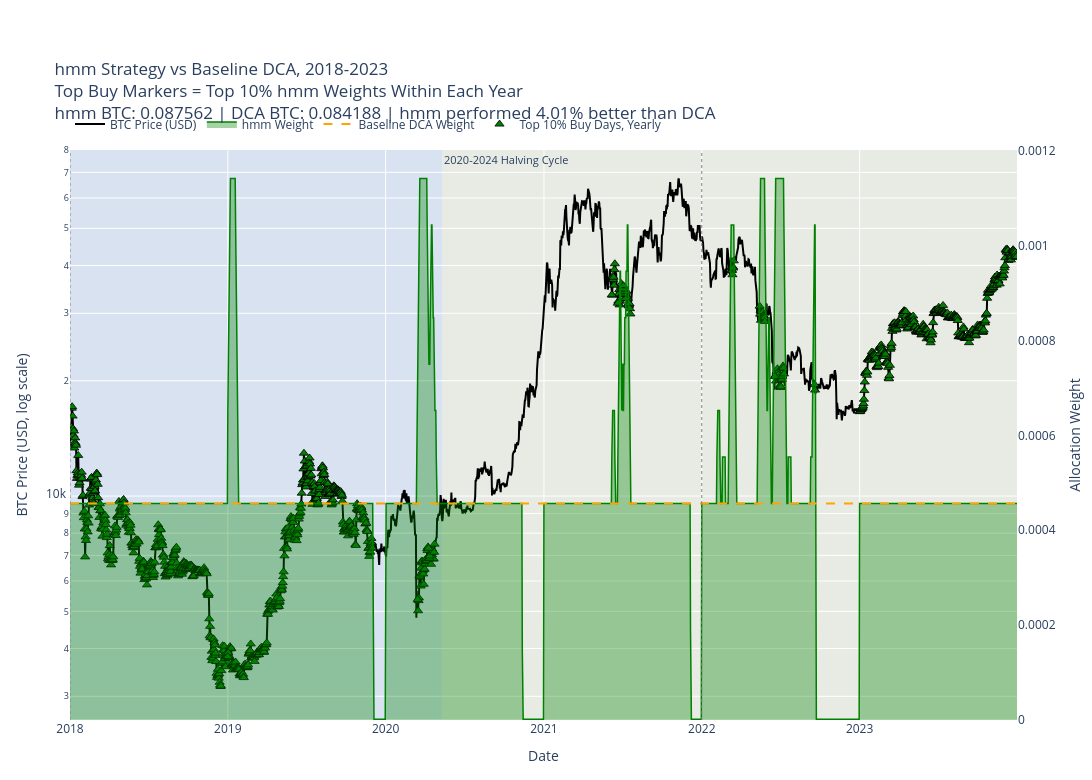

Notebook code cell kept with this figure:
### Code cell
hmm_yearly = []
uniform_yearly = []
uniform_strategy = UniformStrategy()

for year in range(2018, 2024):
    hmm = export_one_year(hmm_bayes, btc_df_bayes_pl, year, runner)
    if hmm is not None:
        hmm_yearly.append(hmm)

    uniform_result = export_one_year(uniform_strategy, btc_df_bayes_pl, year, runner)
    if uniform_result is not None:
        uniform_yearly.append(uniform_result)

print("HMM valid yearly exports:", len(hmm_yearly))
print("Uniform valid yearly exports:", len(uniform_yearly))
if not hmm_yearly:
    raise ValueError("No valid HMM exports were produced.")

if not uniform_yearly:
    raise ValueError("No valid Uniform exports were produced.")

hmm_all = pl.concat(hmm_yearly).rename({"weight": "hmm_weight_raw"})
uniform_all = pl.concat(uniform_yearly).rename({"weight": "baseline_weight_raw"})

print("HMM combined rows:", hmm_all.height)
print("Uniform combined rows:", uniform_all.height)
merged = (
    hmm_all
    .select(["date", "price_usd", "hmm_weight_raw"])
    .join(
        uniform_all.select(["date", "baseline_weight_raw"]),
        on="date",
        how="inner"
    )
    .sort("date")
)

print("Merged rows:", merged.height)

merged.head()
hmm_sum = merged["hmm_weight_raw"].sum()
uniform_sum = merged["baseline_weight_raw"].sum()

merged = merged.with_columns([
    (pl.col("hmm_weight_raw") / hmm_sum).alias("hmm_weight"),
    (pl.col("baseline_weight_raw") / uniform_sum).alias("baseline_weight"),
])

print("HMM normalized weight sum:", merged["hmm_weight"].sum())
print("Uniform normalized weight sum:", merged["baseline_weight"].sum())
total_budget_usd = 1000.0

merged = merged.with_columns([
    (pl.col("hmm_weight") * total_budget_usd).alias("hmm_usd"),
    (pl.col("baseline_weight") * total_budget_usd).alias("baseline_usd"),
])

merged = merged.with_columns([
    (pl.col("hmm_usd") / pl.col("price_usd")).alias("btc_accum_hmm"),
    (pl.col("baseline_usd") / pl.col("price_usd")).alias("btc_accum_baseline"),
])

merged = merged.with_columns([
    (pl.col("btc_accum_hmm") * 100_000_000).alias("sats_accum_hmm"),
    (pl.col("btc_accum_baseline") * 100_000_000).alias("sats_accum_baseline"),
])

merged = merged.with_columns([
    (pl.col("sats_accum_hmm") / pl.col("hmm_usd")).alias("sats_per_dollar_hmm"),
    (pl.col("sats_accum_baseline") / pl.col("baseline_usd")).alias("sats_per_dollar_baseline"),
])

total_dynamic_btc = merged["btc_accum_hmm"].sum()
total_baseline_btc = merged["btc_accum_baseline"].sum()

sats_per_dollar_dynamic = (total_dynamic_btc / total_budget_usd) * 100_000_000
sats_per_dollar_baseline = (total_baseline_btc / total_budget_usd) * 100_000_000

pct_diff_vs_baseline = (
    (total_dynamic_btc - total_baseline_btc) / total_baseline_btc
) * 100

performance_label = "better" if pct_diff_vs_baseline > 0 else "worse"

print(f"Total BTC accumulated, hmm: {total_dynamic_btc:.6f}")
print(f"Total BTC accumulated, Uniform: {total_baseline_btc:.6f}")
print(f"Sats per dollar, hmm: {sats_per_dollar_dynamic:.2f}")
print(f"Sats per dollar, Uniform: {sats_per_dollar_baseline:.2f}")
print(f"hmm performed {abs(pct_diff_vs_baseline):.2f}% {performance_label} than Uniform")
def assign_cycle_label(date):
    for cycle in calendar_cycles:
        start = pd.to_datetime(cycle["start"])
        end = pd.to_datetime(cycle["end"])
        if start <= date <= end:
            return cycle["label"]
    return "Outside cycle"


plot_df = merged.to_pandas()
plot_df["date"] = pd.to_datetime(plot_df["date"])
plot_df["year"] = plot_df["date"].dt.year
plot_df["cycle_label"] = plot_df["date"].apply(assign_cycle_label)

plot_df.head()
top_buy_points_list = []

for year, year_df in plot_df.groupby("year"):
    threshold = year_df["hmm_weight"].quantile(0.90)

    top_year_df = year_df[year_df["hmm_weight"] >= threshold].copy()
    top_year_df["top_buy_threshold_year"] = threshold

    top_buy_points_list.append(top_year_df)

top_buy_points = pd.concat(top_buy_points_list, ignore_index=True)

top_buy_points = top_buy_points.sort_values(
    ["year", "hmm_weight"],
    ascending=[True, False]
)

print("Top buy points:", len(top_buy_points))
top_buy_points[["date", "year", "price_usd", "hmm_weight", "top_buy_threshold_year"]].head()
import plotly.graph_objects as go

fig = go.Figure()

# Add actual halving-period background shading.
for period in halving_periods:
    fig.add_vrect(
        x0=pd.to_datetime(period["start"]),
        x1=pd.to_datetime(period["end"]),
        fillcolor=period["color"],
        opacity=1.0,
        layer="below",
        line_width=0,
        annotation_text=period["label"],
        annotation_position="top left",
        annotation_font_size=11,
    )

# Add vertical dotted lines for calendar cycle starts.
for cycle in calendar_cycles:
    fig.add_vline(
        x=pd.to_datetime(cycle["start"]),
        line_width=1,
        line_dash="dot",
        line_color="gray"
    )

# BTC price line on left y-axis.
fig.add_trace(
    go.Scatter(
        x=plot_df["date"],
        y=plot_df["price_usd"],
        mode="lines",
        name="BTC Price (USD)",
        line=dict(color="black", width=2),
        yaxis="y1",
        customdata=plot_df[
            [
                "year",
                "cycle_label",
                "hmm_weight",
                "baseline_weight",
                "sats_per_dollar_hmm",
                "sats_per_dollar_baseline",
                "sats_accum_hmm",
                "sats_accum_baseline",
            ]
        ],
        hovertemplate=(
            "<b>Date</b>: %{x|%Y-%m-%d}<br>"
            "<b>Year</b>: %{customdata[0]}<br>"
            "<b>Cycle</b>: %{customdata[1]}<br>"
            "<b>BTC Price</b>: $%{y:,.2f}<br>"
            "<b>hmm Weight</b>: %{customdata[2]:.8f}<br>"
            "<b>DCA Weight</b>: %{customdata[3]:.8f}<br>"
            "<b>hmm sats/$</b>: %{customdata[4]:,.2f}<br>"
            "<b>DCA sats/$</b>: %{customdata[5]:,.2f}<br>"
            "<b>hmm sats accumulated</b>: %{customdata[6]:,.2f}<br>"
            "<b>DCA sats accumulated</b>: %{customdata[7]:,.2f}"
            "<extra></extra>"
        )
    )
)

# Momentum allocation weight on right y-axis.
fig.add_trace(
    go.Scatter(
        x=plot_df["date"],
        y=plot_df["hmm_weight"],
        mode="lines",
        name="hmm Weight",
        line=dict(color="green", width=1.5),
        fill="tozeroy",
        fillcolor="rgba(0, 128, 0, 0.35)",
        yaxis="y2",
        customdata=plot_df[
            [
                "year",
                "cycle_label",
                "price_usd",
                "sats_per_dollar_hmm",
                "sats_accum_hmm",
            ]
        ],
        hovertemplate=(
            "<b>Date</b>: %{x|%Y-%m-%d}<br>"
            "<b>Year</b>: %{customdata[0]}<br>"
            "<b>Cycle</b>: %{customdata[1]}<br>"
            "<b>hmm Weight</b>: %{y:.8f}<br>"
            "<b>BTC Price</b>: $%{customdata[2]:,.2f}<br>"
            "<b>hmm sats/$</b>: %{customdata[3]:,.2f}<br>"
            "<b>hmm sats accumulated</b>: %{customdata[4]:,.2f}"
            "<extra></extra>"
        )
    )
)

# Baseline DCA allocation weight on right y-axis.
fig.add_trace(
    go.Scatter(
        x=plot_df["date"],
        y=plot_df["baseline_weight"],
        mode="lines",
        name="Baseline DCA Weight",
        line=dict(color="orange", width=2, dash="dash"),
        yaxis="y2",
        customdata=plot_df[
            [
                "year",
                "cycle_label",
                "price_usd",
                "sats_per_dollar_baseline",
                "sats_accum_baseline",
            ]
        ],
        hovertemplate=(
            "<b>Date</b>: %{x|%Y-%m-%d}<br>"
            "<b>Year</b>: %{customdata[0]}<br>"
            "<b>Cycle</b>: %{customdata[1]}<br>"
            "<b>DCA Weight</b>: %{y:.8f}<br>"
            "<b>BTC Price</b>: $%{customdata[2]:,.2f}<br>"
            "<b>DCA sats/$</b>: %{customdata[3]:,.2f}<br>"
            "<b>DCA sats accumulated</b>: %{customdata[4]:,.2f}"
            "<extra></extra>"
        )
    )
)

# Top 10% buy points calculated yearly.
fig.add_trace(
    go.Scatter(
        x=top_buy_points["date"],
        y=top_buy_points["price_usd"],
        mode="markers",
        name="Top 10% Buy Days, Yearly",
        marker=dict(
            color="green",
            symbol="triangle-up",
            size=8,
            line=dict(color="black", width=0.8)
        ),
        yaxis="y1",
        customdata=top_buy_points[
            [
                "year",
                "cycle_label",
                "hmm_weight",
                "top_buy_threshold_year",
            ]
        ],
        hovertemplate=(
            "<b>Top 10% Buy Date</b>: %{x|%Y-%m-%d}<br>"
            "<b>Year</b>: %{customdata[0]}<br>"
            "<b>Cycle</b>: %{customdata[1]}<br>"
            "<b>BTC Price</b>: $%{y:,.2f}<br>"
            "<b>hmm Weight</b>: %{customdata[2]:.8f}<br>"
            "<b>Yearly Top 10% Threshold</b>: %{customdata[3]:.8f}"
            "<extra></extra>"
        )
    )
)

fig.update_layout(
    title=(
        "hmm Strategy vs Baseline DCA, 2018-2023<br>"
        "Top Buy Markers = Top 10% hmm Weights Within Each Year<br>"
        f"hmm BTC: {total_dynamic_btc:.6f} | "
        f"DCA BTC: {total_baseline_btc:.6f} | "
        f"hmm performed {abs(pct_diff_vs_baseline):.2f}% {performance_label} than DCA"
    ),
    width=1450,
    height=780,
    hovermode="x unified",
    xaxis=dict(
        title="Date",
        range=[
            pd.to_datetime("2018-01-01"),
            pd.to_datetime("2023-12-31")
        ],
    ),
    yaxis=dict(
        title="BTC Price (USD, log scale)",
        type="log",
        side="left",
    ),
    yaxis2=dict(
        title="Allocation Weight",
        overlaying="y",
        side="right",
        showgrid=False,
    ),
    legend=dict(
        orientation="h",
        yanchor="bottom",
        y=1.02,
        xanchor="left",
        x=0,
    ),
    margin=dict(l=70, r=70, t=150, b=60),
)

fig.show()

### Figure 1 — Plotly figure (JSON) as saved in the notebook; plotly's stock layout.template omitted (floating-point values rounded to 4 significant figures; data arrays with more than 128 entries replaced by an {"elided": "..."} marker saying what was removed)
{"data": [{"customdata": {"elided": "2190x8 mixed values"}, "hovertemplate": "<b>Date</b>: %{x|%Y-%m-%d}<br><b>Year</b>: %{customdata[0]}<br><b>Cycle</b>: %{customdata[1]}<br><b>BTC Price</b>: $%{y:,.2f}<br><b>hmm Weight</b>: %{customdata[2]:.8f}<br><b>DCA Weight</b>: %{customdata[3]:.8f}<br><b>hmm sats/$</b>: %{customdata[4]:,.2f}<br><b>DCA sats/$</b>: %{customdata[5]:,.2f}<br><b>hmm sats accumulated</b>: %{customdata[6]:,.2f}<br><b>DCA sats accumulated</b>: %{customdata[7]:,.2f}<extra></extra>", "line": {"color": "black", "width": 2}, "mode": "lines", "name": "BTC Price (USD)", "type": "scatter", "x": {"elided": "2190 str values"}, "y": {"elided": "2190 float values"}, "yaxis": "y"}, {"customdata": {"elided": "2190x5 mixed values"}, "fill": "tozeroy", "fillcolor": "rgba(0, 128, 0, 0.35)", "hovertemplate": "<b>Date</b>: %{x|%Y-%m-%d}<br><b>Year</b>: %{customdata[0]}<br><b>Cycle</b>: %{customdata[1]}<br><b>hmm Weight</b>: %{y:.8f}<br><b>BTC Price</b>: $%{customdata[2]:,.2f}<br><b>hmm sats/$</b>: %{customdata[3]:,.2f}<br><b>hmm sats accumulated</b>: %{customdata[4]:,.2f}<extra></extra>", "line": {"color": "green", "width": 1.5}, "mode": "lines", "name": "hmm Weight", "type": "scatter", "x": {"elided": "2190 str values"}, "y": {"elided": "2190 float values"}, "yaxis": "y2"}, {"customdata": {"elided": "2190x5 mixed values"}, "hovertemplate": "<b>Date</b>: %{x|%Y-%m-%d}<br><b>Year</b>: %{customdata[0]}<br><b>Cycle</b>: %{customdata[1]}<br><b>DCA Weight</b>: %{y:.8f}<br><b>BTC Price</b>: $%{customdata[2]:,.2f}<br><b>DCA sats/$</b>: %{customdata[3]:,.2f}<br><b>DCA sats accumulated</b>: %{customdata[4]:,.2f}<extra></extra>", "line": {"color": "orange", "dash": "dash", "width": 2}, "mode": "lines", "name": "Baseline DCA Weight", "type": "scatter", "x": {"elided": "2190 str values"}, "y": {"elided": "2190 float values"}, "yaxis": "y2"}, {"customdata": {"elided": "1188x4 mixed values"}, "hovertemplate": "<b>Top 10% Buy Date</b>: %{x|%Y-%m-%d}<br><b>Year</b>: %{customdata[0]}<br><b>Cycle</b>: %{customdata[1]}<br><b>BTC Price</b>: $%{y:,.2f}<br><b>hmm Weight</b>: %{customdata[2]:.8f}<br><b>Yearly Top 10% Threshold</b>: %{customdata[3]:.8f}<extra></extra>", "marker": {"color": "green", "line": {"color": "black", "width": 0.8}, "size": 8, "symbol": "triangle-up"}, "mode": "markers", "name": "Top 10% Buy Days, Yearly", "type": "scatter", "x": {"elided": "1188 str values"}, "y": {"elided": "1188 float values"}, "yaxis": "y"}], "layout": {"annotations": [{"font": {"size": 11}, "showarrow": false, "text": "Before Nov 2012 Halving", "x": "2010-08-16T00:00:00", "xanchor": "left", "xref": "x", "y": 1, "yanchor": "top", "yref": "y domain"}, {"font": {"size": 11}, "showarrow": false, "text": "2012-2016 Halving Cycle", "x": "2012-11-28T00:00:00", "xanchor": "left", "xref": "x", "y": 1, "yanchor": "top", "yref": "y domain"}, {"font": {"size": 11}, "showarrow": false, "text": "2016-2020 Halving Cycle", "x": "2016-07-09T00:00:00", "xanchor": "left", "xref": "x", "y": 1, "yanchor": "top", "yref": "y domain"}, {"font": {"size": 11}, "showarrow": false, "text": "2020-2024 Halving Cycle", "x": "2020-05-11T00:00:00", "xanchor": "left", "xref": "x", "y": 1, "yanchor": "top", "yref": "y domain"}], "height": 780, "hovermode": "x unified", "legend": {"orientation": "h", "x": 0, "xanchor": "left", "y": 1.02, "yanchor": "bottom"}, "margin": {"b": 60, "l": 70, "r": 70, "t": 150}, "shapes": [{"fillcolor": "rgba(173, 216, 230, 0.25)", "layer": "below", "line": {"width": 0}, "opacity": 1, "type": "rect", "x0": "2010-08-16T00:00:00", "x1": "2012-11-27T00:00:00", "xref": "x", "y0": 0, "y1": 1, "yref": "y domain"}, {"fillcolor": "rgba(144, 238, 144, 0.25)", "layer": "below", "line": {"width": 0}, "opacity": 1, "type": "rect", "x0": "2012-11-28T00:00:00", "x1": "2016-07-08T00:00:00", "xref": "x", "y0": 0, "y1": 1, "yref": "y domain"}, {"fillcolor": "rgba(176, 196, 222, 0.25)", "layer": "below", "line": {"width": 0}, "opacity": 1, "type": "rect", "x0": "2016-07-09T00:00:00", "x1": "2020-05-10T00:00:00", "xref": "x", "y0": 0, "y1": 1, "yref": "y domain"}, {"fillcolor": "rgba(238, 232, 170, 0.25)", "layer": "below", "line": {"width": 0}, "opacity": 1, "type": "rect", "x0": "2020-05-11T00:00:00", "x1": "2023-12-31T00:00:00", "xref": "x", "y0": 0, "y1": 1, "yref": "y domain"}, {"line": {"color": "gray", "dash": "dot", "width": 1}, "type": "line", "x0": "2010-08-16T00:00:00", "x1": "2010-08-16T00:00:00", "xref": "x", "y0": 0, "y1": 1, "yref": "y domain"}, {"line": {"color": "gray", "dash": "dot", "width": 1}, "type": "line", "x0": "2014-01-01T00:00:00", "x1": "2014-01-01T00:00:00", "xref": "x", "y0": 0, "y1": 1, "yref": "y domain"}, {"line": {"color": "gray", "dash": "dot", "width": 1}, "type": "line", "x0": "2018-01-01T00:00:00", "x1": "2018-01-01T00:00:00", "xref": "x", "y0": 0, "y1": 1, "yref": "y domain"}, {"line": {"color": "gray", "dash": "dot", "width": 1}, "type": "line", "x0": "2022-01-01T00:00:00", "x1": "2022-01-01T00:00:00", "xref": "x", "y0": 0, "y1": 1, "yref": "y domain"}], "title": {"text": "hmm Strategy vs Baseline DCA, 2018-2023<br>Top Buy Markers = Top 10% hmm Weights Within Each Year<br>hmm BTC: 0.087562 | DCA BTC: 0.084188 | hmm performed 4.01% better than DCA"}, "width": 1450, "xaxis": {"range": ["2018-01-01T00:00:00", "2023-12-31T00:00:00"], "title": {"text": "Date"}}, "yaxis": {"side": "left", "title": {"text": "BTC Price (USD, log scale)"}, "type": "log"}, "yaxis2": {"overlaying": "y", "showgrid": false, "side": "right", "title": {"text": "Allocation Weight"}}}}
